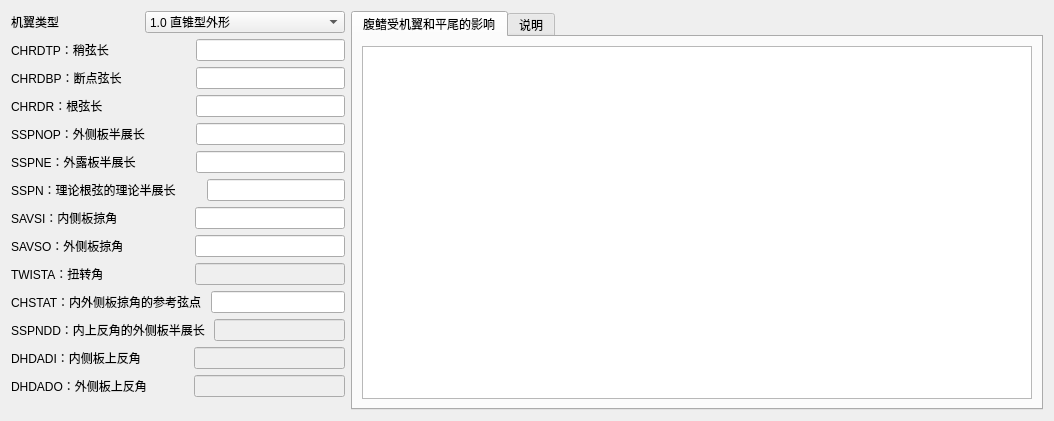
<?xml version="1.0" encoding="UTF-8"?>
<ui version="4.0">
 <class>VFPLNF</class>
 <widget class="QWidget" name="VFPLNF">
  <property name="geometry">
   <rect>
    <x>0</x>
    <y>0</y>
    <width>1054</width>
    <height>421</height>
   </rect>
  </property>
  <property name="windowTitle">
   <string>腹鳍几何参数</string>
  </property>
  <layout class="QHBoxLayout" name="horizontalLayout_15">
   <item>
    <layout class="QVBoxLayout" name="verticalLayout">
     <item>
      <layout class="QHBoxLayout" name="horizontalLayout_14">
       <item>
        <widget class="QLabel" name="label">
         <property name="text">
          <string>机翼类型</string>
         </property>
        </widget>
       </item>
       <item>
        <spacer name="horizontalSpacer_14">
         <property name="orientation">
          <enum>Qt::Horizontal</enum>
         </property>
         <property name="sizeType">
          <enum>QSizePolicy::Preferred</enum>
         </property>
         <property name="sizeHint" stdset="0">
          <size>
           <width>80</width>
           <height>20</height>
          </size>
         </property>
        </spacer>
       </item>
       <item>
        <widget class="QComboBox" name="comboBox_TYPE">
         <property name="sizePolicy">
          <sizepolicy hsizetype="Preferred" vsizetype="Fixed">
           <horstretch>0</horstretch>
           <verstretch>0</verstretch>
          </sizepolicy>
         </property>
         <item>
          <property name="text">
           <string>1.0 直锥型外形</string>
          </property>
         </item>
         <item>
          <property name="text">
           <string>2.0 双三角翼型外形（展弦比≤3）</string>
          </property>
         </item>
         <item>
          <property name="text">
           <string>3.0 边条型外形（展弦比≤3）</string>
          </property>
         </item>
        </widget>
       </item>
      </layout>
     </item>
     <item>
      <layout class="QHBoxLayout" name="horizontalLayout">
       <item>
        <widget class="QLabel" name="label_2">
         <property name="text">
          <string>CHRDTP：稍弦长</string>
         </property>
        </widget>
       </item>
       <item>
        <spacer name="horizontalSpacer">
         <property name="orientation">
          <enum>Qt::Horizontal</enum>
         </property>
         <property name="sizeType">
          <enum>QSizePolicy::Preferred</enum>
         </property>
         <property name="sizeHint" stdset="0">
          <size>
           <width>30</width>
           <height>20</height>
          </size>
         </property>
        </spacer>
       </item>
       <item>
        <widget class="QLineEdit" name="CHRDTP">
         <property name="sizePolicy">
          <sizepolicy hsizetype="Preferred" vsizetype="Fixed">
           <horstretch>0</horstretch>
           <verstretch>0</verstretch>
          </sizepolicy>
         </property>
        </widget>
       </item>
      </layout>
     </item>
     <item>
      <layout class="QHBoxLayout" name="horizontalLayout_5">
       <item>
        <widget class="QLabel" name="label_6">
         <property name="text">
          <string>CHRDBP：断点弦长</string>
         </property>
        </widget>
       </item>
       <item>
        <spacer name="horizontalSpacer_5">
         <property name="orientation">
          <enum>Qt::Horizontal</enum>
         </property>
         <property name="sizeType">
          <enum>QSizePolicy::Preferred</enum>
         </property>
         <property name="sizeHint" stdset="0">
          <size>
           <width>30</width>
           <height>20</height>
          </size>
         </property>
        </spacer>
       </item>
       <item>
        <widget class="QLineEdit" name="CHRDBP">
         <property name="sizePolicy">
          <sizepolicy hsizetype="Preferred" vsizetype="Fixed">
           <horstretch>0</horstretch>
           <verstretch>0</verstretch>
          </sizepolicy>
         </property>
        </widget>
       </item>
      </layout>
     </item>
     <item>
      <layout class="QHBoxLayout" name="horizontalLayout_6">
       <item>
        <widget class="QLabel" name="label_7">
         <property name="text">
          <string>CHRDR：根弦长</string>
         </property>
        </widget>
       </item>
       <item>
        <spacer name="horizontalSpacer_6">
         <property name="orientation">
          <enum>Qt::Horizontal</enum>
         </property>
         <property name="sizeType">
          <enum>QSizePolicy::Preferred</enum>
         </property>
         <property name="sizeHint" stdset="0">
          <size>
           <width>30</width>
           <height>20</height>
          </size>
         </property>
        </spacer>
       </item>
       <item>
        <widget class="QLineEdit" name="CHRDR">
         <property name="sizePolicy">
          <sizepolicy hsizetype="Preferred" vsizetype="Fixed">
           <horstretch>0</horstretch>
           <verstretch>0</verstretch>
          </sizepolicy>
         </property>
        </widget>
       </item>
      </layout>
     </item>
     <item>
      <layout class="QHBoxLayout" name="horizontalLayout_2">
       <item>
        <widget class="QLabel" name="label_3">
         <property name="text">
          <string>SSPNOP：外侧板半展长</string>
         </property>
        </widget>
       </item>
       <item>
        <spacer name="horizontalSpacer_2">
         <property name="orientation">
          <enum>Qt::Horizontal</enum>
         </property>
         <property name="sizeType">
          <enum>QSizePolicy::Preferred</enum>
         </property>
         <property name="sizeHint" stdset="0">
          <size>
           <width>30</width>
           <height>20</height>
          </size>
         </property>
        </spacer>
       </item>
       <item>
        <widget class="QLineEdit" name="SSPNOP">
         <property name="sizePolicy">
          <sizepolicy hsizetype="Preferred" vsizetype="Fixed">
           <horstretch>0</horstretch>
           <verstretch>0</verstretch>
          </sizepolicy>
         </property>
        </widget>
       </item>
      </layout>
     </item>
     <item>
      <layout class="QHBoxLayout" name="horizontalLayout_3">
       <item>
        <widget class="QLabel" name="label_4">
         <property name="text">
          <string>SSPNE：外露板半展长</string>
         </property>
        </widget>
       </item>
       <item>
        <spacer name="horizontalSpacer_3">
         <property name="orientation">
          <enum>Qt::Horizontal</enum>
         </property>
         <property name="sizeType">
          <enum>QSizePolicy::Preferred</enum>
         </property>
         <property name="sizeHint" stdset="0">
          <size>
           <width>30</width>
           <height>20</height>
          </size>
         </property>
        </spacer>
       </item>
       <item>
        <widget class="QLineEdit" name="SSPNE">
         <property name="sizePolicy">
          <sizepolicy hsizetype="Preferred" vsizetype="Fixed">
           <horstretch>0</horstretch>
           <verstretch>0</verstretch>
          </sizepolicy>
         </property>
        </widget>
       </item>
      </layout>
     </item>
     <item>
      <layout class="QHBoxLayout" name="horizontalLayout_4">
       <item>
        <widget class="QLabel" name="label_5">
         <property name="text">
          <string>SSPN：理论根弦的理论半展长</string>
         </property>
        </widget>
       </item>
       <item>
        <spacer name="horizontalSpacer_4">
         <property name="orientation">
          <enum>Qt::Horizontal</enum>
         </property>
         <property name="sizeType">
          <enum>QSizePolicy::Preferred</enum>
         </property>
         <property name="sizeHint" stdset="0">
          <size>
           <width>25</width>
           <height>20</height>
          </size>
         </property>
        </spacer>
       </item>
       <item>
        <widget class="QLineEdit" name="SSPN">
         <property name="sizePolicy">
          <sizepolicy hsizetype="Preferred" vsizetype="Fixed">
           <horstretch>0</horstretch>
           <verstretch>0</verstretch>
          </sizepolicy>
         </property>
        </widget>
       </item>
      </layout>
     </item>
     <item>
      <layout class="QHBoxLayout" name="horizontalLayout_7">
       <item>
        <widget class="QLabel" name="label_8">
         <property name="text">
          <string>SAVSI：内侧板掠角</string>
         </property>
        </widget>
       </item>
       <item>
        <spacer name="horizontalSpacer_7">
         <property name="orientation">
          <enum>Qt::Horizontal</enum>
         </property>
         <property name="sizeType">
          <enum>QSizePolicy::Preferred</enum>
         </property>
         <property name="sizeHint" stdset="0">
          <size>
           <width>27</width>
           <height>20</height>
          </size>
         </property>
        </spacer>
       </item>
       <item>
        <widget class="QLineEdit" name="SAVSI">
         <property name="sizePolicy">
          <sizepolicy hsizetype="Preferred" vsizetype="Fixed">
           <horstretch>0</horstretch>
           <verstretch>0</verstretch>
          </sizepolicy>
         </property>
        </widget>
       </item>
      </layout>
     </item>
     <item>
      <layout class="QHBoxLayout" name="horizontalLayout_8">
       <item>
        <widget class="QLabel" name="label_SAVSO">
         <property name="text">
          <string>SAVSO：外侧板掠角</string>
         </property>
        </widget>
       </item>
       <item>
        <spacer name="horizontalSpacer_8">
         <property name="orientation">
          <enum>Qt::Horizontal</enum>
         </property>
         <property name="sizeType">
          <enum>QSizePolicy::Preferred</enum>
         </property>
         <property name="sizeHint" stdset="0">
          <size>
           <width>27</width>
           <height>20</height>
          </size>
         </property>
        </spacer>
       </item>
       <item>
        <widget class="QLineEdit" name="SAVSO">
         <property name="sizePolicy">
          <sizepolicy hsizetype="Preferred" vsizetype="Fixed">
           <horstretch>0</horstretch>
           <verstretch>0</verstretch>
          </sizepolicy>
         </property>
        </widget>
       </item>
      </layout>
     </item>
     <item>
      <layout class="QHBoxLayout" name="horizontalLayout_10">
       <item>
        <widget class="QLabel" name="label_11">
         <property name="text">
          <string>TWISTA：扭转角</string>
         </property>
        </widget>
       </item>
       <item>
        <spacer name="horizontalSpacer_10">
         <property name="orientation">
          <enum>Qt::Horizontal</enum>
         </property>
         <property name="sizeType">
          <enum>QSizePolicy::Preferred</enum>
         </property>
         <property name="sizeHint" stdset="0">
          <size>
           <width>27</width>
           <height>20</height>
          </size>
         </property>
        </spacer>
       </item>
       <item>
        <widget class="QLineEdit" name="TWISTA">
         <property name="enabled">
          <bool>false</bool>
         </property>
         <property name="sizePolicy">
          <sizepolicy hsizetype="Preferred" vsizetype="Fixed">
           <horstretch>0</horstretch>
           <verstretch>0</verstretch>
          </sizepolicy>
         </property>
        </widget>
       </item>
      </layout>
     </item>
     <item>
      <layout class="QHBoxLayout" name="horizontalLayout_9">
       <item>
        <widget class="QLabel" name="label_10">
         <property name="text">
          <string>CHSTAT：内外侧板掠角的参考弦点</string>
         </property>
        </widget>
       </item>
       <item>
        <spacer name="horizontalSpacer_9">
         <property name="orientation">
          <enum>Qt::Horizontal</enum>
         </property>
         <property name="sizeType">
          <enum>QSizePolicy::Preferred</enum>
         </property>
         <property name="sizeHint" stdset="0">
          <size>
           <width>3</width>
           <height>20</height>
          </size>
         </property>
        </spacer>
       </item>
       <item>
        <widget class="QLineEdit" name="CHSTAT">
         <property name="sizePolicy">
          <sizepolicy hsizetype="Preferred" vsizetype="Fixed">
           <horstretch>0</horstretch>
           <verstretch>0</verstretch>
          </sizepolicy>
         </property>
        </widget>
       </item>
      </layout>
     </item>
     <item>
      <layout class="QHBoxLayout" name="horizontalLayout_11">
       <item>
        <widget class="QLabel" name="label_12">
         <property name="text">
          <string>SSPNDD：内上反角的外侧板半展长</string>
         </property>
        </widget>
       </item>
       <item>
        <spacer name="horizontalSpacer_11">
         <property name="orientation">
          <enum>Qt::Horizontal</enum>
         </property>
         <property name="sizeType">
          <enum>QSizePolicy::Preferred</enum>
         </property>
         <property name="sizeHint" stdset="0">
          <size>
           <width>3</width>
           <height>20</height>
          </size>
         </property>
        </spacer>
       </item>
       <item>
        <widget class="QLineEdit" name="SSPNDD">
         <property name="enabled">
          <bool>false</bool>
         </property>
         <property name="sizePolicy">
          <sizepolicy hsizetype="Preferred" vsizetype="Fixed">
           <horstretch>0</horstretch>
           <verstretch>0</verstretch>
          </sizepolicy>
         </property>
        </widget>
       </item>
      </layout>
     </item>
     <item>
      <layout class="QHBoxLayout" name="horizontalLayout_12">
       <item>
        <widget class="QLabel" name="label_13">
         <property name="text">
          <string>DHDADI：内侧板上反角</string>
         </property>
        </widget>
       </item>
       <item>
        <spacer name="horizontalSpacer_12">
         <property name="orientation">
          <enum>Qt::Horizontal</enum>
         </property>
         <property name="sizeType">
          <enum>QSizePolicy::Preferred</enum>
         </property>
         <property name="sizeHint" stdset="0">
          <size>
           <width>25</width>
           <height>20</height>
          </size>
         </property>
        </spacer>
       </item>
       <item>
        <widget class="QLineEdit" name="DHDADI">
         <property name="enabled">
          <bool>false</bool>
         </property>
         <property name="sizePolicy">
          <sizepolicy hsizetype="Preferred" vsizetype="Fixed">
           <horstretch>0</horstretch>
           <verstretch>0</verstretch>
          </sizepolicy>
         </property>
        </widget>
       </item>
      </layout>
     </item>
     <item>
      <layout class="QHBoxLayout" name="horizontalLayout_13">
       <item>
        <widget class="QLabel" name="label_14">
         <property name="text">
          <string>DHDADO：外侧板上反角</string>
         </property>
        </widget>
       </item>
       <item>
        <spacer name="horizontalSpacer_13">
         <property name="orientation">
          <enum>Qt::Horizontal</enum>
         </property>
         <property name="sizeType">
          <enum>QSizePolicy::Preferred</enum>
         </property>
         <property name="sizeHint" stdset="0">
          <size>
           <width>25</width>
           <height>20</height>
          </size>
         </property>
        </spacer>
       </item>
       <item>
        <widget class="QLineEdit" name="DHDADO">
         <property name="enabled">
          <bool>false</bool>
         </property>
         <property name="sizePolicy">
          <sizepolicy hsizetype="Preferred" vsizetype="Fixed">
           <horstretch>0</horstretch>
           <verstretch>0</verstretch>
          </sizepolicy>
         </property>
        </widget>
       </item>
      </layout>
     </item>
     <item>
      <spacer name="verticalSpacer">
       <property name="orientation">
        <enum>Qt::Vertical</enum>
       </property>
       <property name="sizeHint" stdset="0">
        <size>
         <width>20</width>
         <height>40</height>
        </size>
       </property>
      </spacer>
     </item>
    </layout>
   </item>
   <item>
    <widget class="QTabWidget" name="tabWidget">
     <property name="currentIndex">
      <number>0</number>
     </property>
     <widget class="QWidget" name="tab_coefficient">
      <attribute name="title">
       <string>腹鳍受机翼和平尾的影响</string>
      </attribute>
      <layout class="QHBoxLayout" name="horizontalLayout_19">
       <item>
        <widget class="QTableWidget" name="tableWidget_VTArea"/>
       </item>
      </layout>
     </widget>
     <widget class="QWidget" name="tab">
      <attribute name="title">
       <string>说明</string>
      </attribute>
      <layout class="QHBoxLayout" name="horizontalLayout_16">
       <item>
        <widget class="QPlainTextEdit" name="plainTextEdit">
         <property name="readOnly">
          <bool>true</bool>
         </property>
        </widget>
       </item>
      </layout>
     </widget>
    </widget>
   </item>
  </layout>
 </widget>
 <resources>
  <include location="card_rc.qrc"/>
 </resources>
 <connections/>
</ui>
